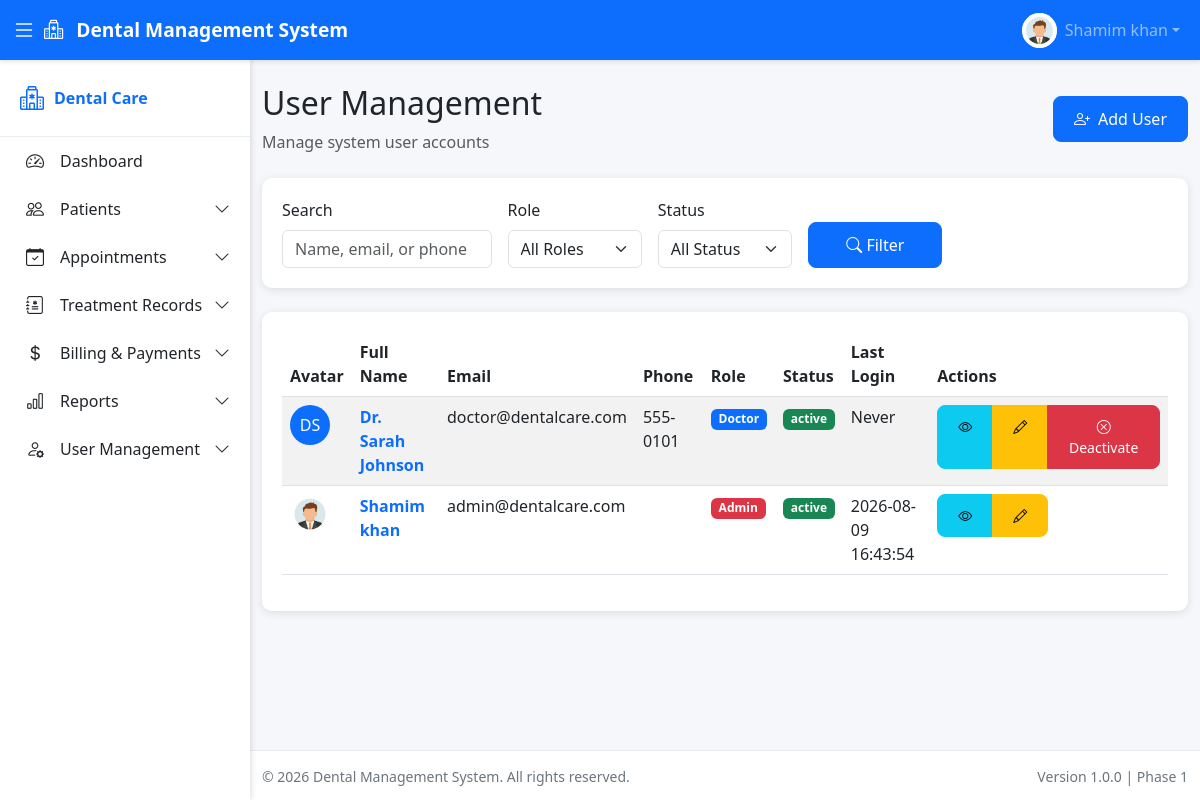
The app's page /modules/users/list.php (signed in) with its own data.
### tables this page shows
CREATE TABLE `users` (
  `id` int(11) NOT NULL AUTO_INCREMENT,
  `role_id` int(11) NOT NULL,
  `full_name` varchar(100) NOT NULL,
  `email` varchar(100) NOT NULL,
  `phone` varchar(20) DEFAULT NULL,
  `password` varchar(255) NOT NULL,
  `avatar` varchar(255) DEFAULT NULL,
  `status` enum('active','inactive') DEFAULT 'active',
  `last_login` datetime DEFAULT NULL,
  `created_at` timestamp NOT NULL DEFAULT current_timestamp(),
  `updated_at` timestamp NOT NULL DEFAULT current_timestamp() ON UPDATE current_timestamp(),
  PRIMARY KEY (`id`),
  UNIQUE KEY `email` (`email`),
  KEY `idx_email` (`email`),
  KEY `idx_role_id` (`role_id`),
  CONSTRAINT `users_ibfk_1` FOREIGN KEY (`role_id`) REFERENCES `roles` (`id`)
);

CREATE TABLE `roles` (
  `id` int(11) NOT NULL AUTO_INCREMENT,
  `role_name` varchar(50) NOT NULL,
  `created_at` timestamp NOT NULL DEFAULT current_timestamp(),
  PRIMARY KEY (`id`),
  UNIQUE KEY `role_name` (`role_name`)
);

### modules/users/helpers.php (called while the page is built, shortened)
<?php
function getRoleBadgeClass($roleName) {
    switch ($roleName) {
        case 'Admin':
            return 'bg-danger';
        case 'Doctor':
            return 'bg-primary';
    }
}
function getStatusBadgeClass($status) {
    switch ($status) {
        case 'active':
            return 'bg-success';
    }
}
function getUserInitials($fullName) {
    $words = explode(' ', $fullName);
    $initials = '';
    foreach ($words as $word) {
        $initials .= strtoupper(substr($word, 0, 1));
        if (strlen($initials) >= 2) break;
    }
    return $initials ?: 'U';
}
?>

### modules/users/list.php (the view, shortened to what this page needs)
<?php
require_once __DIR__ . '/helpers.php';
$search = trim($_GET['search'] ?? '');
$page = max(1, intval($_GET['page'] ?? 1));
$perPage = 15;
$offset = ($page - 1) * $perPage;
$conditions = ["r.role_name != 'Patient'"];
$params = [];
$whereClause = 'WHERE ' . implode(' AND ', $conditions);
$query = "SELECT u.*, r.role_name
          FROM users u
          JOIN roles r ON u.role_id = r.id
          $whereClause
          ORDER BY u.created_at DESC
          LIMIT $perPage OFFSET $offset";
$stmt = $pdo->prepare($query);
$stmt->execute($params);
$users = $stmt->fetchAll();
?>
<?php include __DIR__ . '/../../includes/header.php'; ?>
<div class="d-flex justify-content-between align-items-center mb-4">
    <div>
        <h2>User Management</h2>
        <p class="text-muted mb-0">Manage system user accounts</p>
    </div>
    <a href="<?php echo BASE_URL; ?>modules/users/add.php" class="btn btn-primary">
        <i class="bi bi-person-plus me-2"></i>Add User
    </a>
</div>
<div class="card mb-4">
    <div class="card-body">
        <form method="GET" action="" class="row g-3">
            <div class="col-md-3">
                <label for="search" class="form-label">Search</label>
                <input type="text" class="form-control" id="search" name="search"
                       placeholder="Name, email, or phone"
                       value="<?php echo htmlspecialchars($search); ?>">
            </div>
            <div class="col-md-2">
                <label for="role" class="form-label">Role</label>
                <select class="form-select" id="role" name="role">
                    <option value="">All Roles</option>
                </select>
            </div>
            <div class="col-md-2">
                <label for="status" class="form-label">Status</label>
                <select class="form-select" id="status" name="status">
                    <option value="">All Status</option>
                </select>
            </div>
            <div class="col-md-2 d-flex align-items-end">
                <button type="submit" class="btn btn-primary w-100">
                    <i class="bi bi-search"></i> Filter
                </button>
            </div>
        </form>
    </div>
</div>
<div class="card">
    <div class="card-body">
        <?php if (empty($users)): ?>
            <div class="text-center py-5">
                <i class="bi bi-people fs-1 text-muted"></i>
                <p class="text-muted mt-3">No users found</p>
            </div>
        <?php else: ?>
            <div class="table-responsive">
                <table class="table table-striped table-hover">
                    <thead>
                        <tr>
                            <th>Avatar</th>
                            <th>Full Name</th>
                            <th>Email</th>
                            <th>Phone</th>
                            <th>Role</th>
                            <th>Status</th>
                            <th>Last Login</th>
                            <th>Actions</th>
                        </tr>
                    </thead>
                    <tbody>
                        <?php foreach ($users as $userItem): ?>
                            <tr>
                                <td>
                                    <?php if ($userItem['avatar']): ?>
                                        <img src="<?php echo BASE_URL; ?>assets/images/users/<?php echo htmlspecialchars($userItem['avatar']); ?>"
                                             alt="Avatar" class="rounded-circle" width="40" height="40">
                                    <?php else: ?>
                                        <div class="avatar-placeholder rounded-circle d-flex align-items-center justify-content-center"
                                             style="width: 40px; height: 40px; background-color: var(--primary-color); color: white; font-size: 16px;">
                                            <?php echo getUserInitials($userItem['full_name']); ?>
                                        </div>
                                    <?php endif; ?>
                                </td>
                                <td>
                                    <a href="<?php echo BASE_URL; ?>modules/users/view.php?id=<?php echo $userItem['id']; ?>"
                                       class="text-decoration-none fw-bold">
                                        <?php echo htmlspecialchars($userItem['full_name']); ?>
                                    </a>
                                </td>
                                <td><?php echo htmlspecialchars($userItem['email']); ?></td>
                                <td><?php echo htmlspecialchars($userItem['phone'] ?? '--'); ?></td>
                                <td>
                                    <span class="badge <?php echo getRoleBadgeClass($userItem['role_name']); ?>">
                                        <?php echo htmlspecialchars($userItem['role_name']); ?>
                                    </span>
                                </td>
                                <td>
                                    <span class="badge <?php echo getStatusBadgeClass($userItem['status']); ?>">
                                        <?php echo htmlspecialchars($userItem['status']); ?>
                                    </span>
                                </td>
                                <td><?php echo $userItem['last_login'] ? htmlspecialchars($userItem['last_login']) : 'Never'; ?></td>
                                <td>
                                    <div class="btn-group btn-group-sm">
                                        <a href="<?php echo BASE_URL; ?>modules/users/view.php?id=<?php echo $userItem['id']; ?>"
                                           class="btn btn-info" title="View">
                                            <i class="bi bi-eye"></i>
                                        </a>
                                        <a href="<?php echo BASE_URL; ?>modules/users/edit.php?id=<?php echo $userItem['id']; ?>"
                                           class="btn btn-warning" title="Edit">
                                            <i class="bi bi-pencil"></i>
                                        </a>
                                        <?php if ($userItem['id'] != $_SESSION['user_id']): ?>
                                            <button type="button" class="btn btn-sm <?php echo $userItem['status'] === 'active' ? 'btn-danger' : 'btn-success'; ?>"
                                                    onclick="toggleUserStatus(<?php echo $userItem['id']; ?>, '<?php echo $userItem['status']; ?>')">
                                                <i class="bi bi-<?php echo $userItem['status'] === 'active' ? 'x-circle' : 'check-circle'; ?>"></i>
                                            <?php echo $userItem['status'] === 'active' ? 'Deactivate' : 'Activate'; ?>
                                            </button>
                                        <?php endif; ?>
                                    </div>
                                </td>
                            </tr>
                        <?php endforeach; ?>
                    </tbody>
                </table>
            </div>
        <?php endif; ?>
    </div>
</div>
<?php include __DIR__ . '/../../includes/footer.php'; ?>

### includes/header.php (shortened to what this page needs)
<?php
$currentUser = [
    'full_name' => $_SESSION['full_name'] ?? 'User',
    'avatar' => $_SESSION['avatar'] ?? null
];
?>
<!DOCTYPE html>
<html lang="en">
<head>
    <link href="https://cdn.jsdelivr.net/npm/bootstrap@5.3.0/dist/css/bootstrap.min.css" rel="stylesheet">
    <link rel="stylesheet" href="https://cdn.jsdelivr.net/npm/bootstrap-icons@1.10.0/font/bootstrap-icons.css">
    <link rel="stylesheet" href="<?php echo BASE_URL; ?>assets/css/style.css">
</head>
<body>
<nav class="navbar navbar-expand-lg navbar-dark bg-primary fixed-top">
    <div class="container-fluid">
        <button class="btn btn-link text-white me-2" id="sidebarToggle">
            <i class="bi bi-list fs-4"></i>
        </button>
        <a class="navbar-brand" href="<?php echo BASE_URL; ?>">
            <i class="bi bi-hospital me-2"></i>
            <?php echo SITE_NAME; ?>
        </a>
        <div class="collapse navbar-collapse" id="navbarNav">
            <ul class="navbar-nav ms-auto align-items-center">
                <li class="nav-item dropdown">
                    <a class="nav-link dropdown-toggle d-flex align-items-center" href="#" id="userDropdown"
                       data-bs-toggle="dropdown">
                        <div class="user-avatar me-2">
                            <?php if ($currentUser['avatar']): ?>
                                <img src="<?php echo BASE_URL; ?>assets/images/users/<?php echo htmlspecialchars($currentUser['avatar']); ?>"
                                     alt="Avatar" class="rounded-circle" width="32" height="32">
                            <?php endif; ?>
                        </div>
                        <span><?php echo htmlspecialchars($currentUser['full_name']); ?></span>
                    </a>
                </li>
            </ul>
        </div>
    </div>
</nav>
<div class="wrapper">
    <aside class="sidebar" id="sidebar">
        <?php include __DIR__ . '/sidebar.php'; ?>
    </aside>
    <main class="main-content">
        <div class="container-fluid py-4">

### assets/css/style.css (style rules this page uses)
:root { --primary-color: #0d6efd; --secondary-color: #6c757d; --success-color: #198754; --warning-color: #ffc107; --danger-color: #dc3545; --info-color: #0dcaf0; --light-color: #f8f9fa; --dark-color: #212529; --sidebar-width: 250px; --sidebar-collapsed-width: 70px; --header-height: 60px; --footer-height: 50px; }
body { font-family: 'Segoe UI', Tahoma, Geneva, Verdana, sans-serif; background-color: #f5f7fa; }
.navbar { height: var(--header-height); box-shadow: 0 2px 4px rgba(0, 0, 0, 0.1); z-index: 10000; }
.navbar-brand { font-weight: 600; font-size: 1.2rem; }
#sidebarToggle { border: none; padding: 0; transition: transform 0.3s ease; }
.user-avatar { width: 35px; height: 35px; border-radius: 50%; overflow: hidden; background-color: var(--light-color); display: flex; align-items: center; justify-content: center; }
.user-avatar img { width: 100%; height: 100%; object-fit: cover; }
.avatar-placeholder { width: 100%; height: 100%; display: flex; align-items: center; justify-content: center; background-color: var(--primary-color); color: white; font-size: 18px; }
.wrapper { display: flex; min-height: calc(100vh - var(--header-height) - var(--footer-height)); margin-top: var(--header-height); }
.sidebar { width: var(--sidebar-width); background: white; box-shadow: 2px 0 5px rgba(0, 0, 0, 0.1); position: fixed; top: var(--header-height); left: 0; height: calc(100vh - var(--header-height)); overflow-y: auto; transition: width 0.3s ease; z-index: 999; }
.main-content { flex: 1; margin-left: var(--sidebar-width); transition: margin-left 0.3s ease; min-height: calc(100vh - var(--header-height) - var(--footer-height)); }
.card { border: none; border-radius: 10px; box-shadow: 0 2px 10px rgba(0, 0, 0, 0.1); margin-bottom: 20px; }
.card-body { padding: 20px; }
.btn { border-radius: 8px; padding: 10px 20px; font-weight: 500; }

### records on screen
users: avatar (picture), full_name "Shamim khan", email "admin@dentalcare.com", role.role_name "Admin", status "active", last_login "2026-08-09 16:43:54"
users: full_name "DS", full_name "Dr. Sarah Johnson", email "doctor@dentalcare.com", phone "555-0101", role.role_name "Doctor", status "active", shows "Never", shows "Deactivate"

### other values on screen
SITE_NAME "Dental Management System"
$item['label'] "Dashboard"
$item['label'] "Patients"
$item['label'] "Appointments"
$item['label'] "Treatment Records"
$item['label'] "Billing & Payments"
$item['label'] "Reports"
$item['label'] "User Management"
